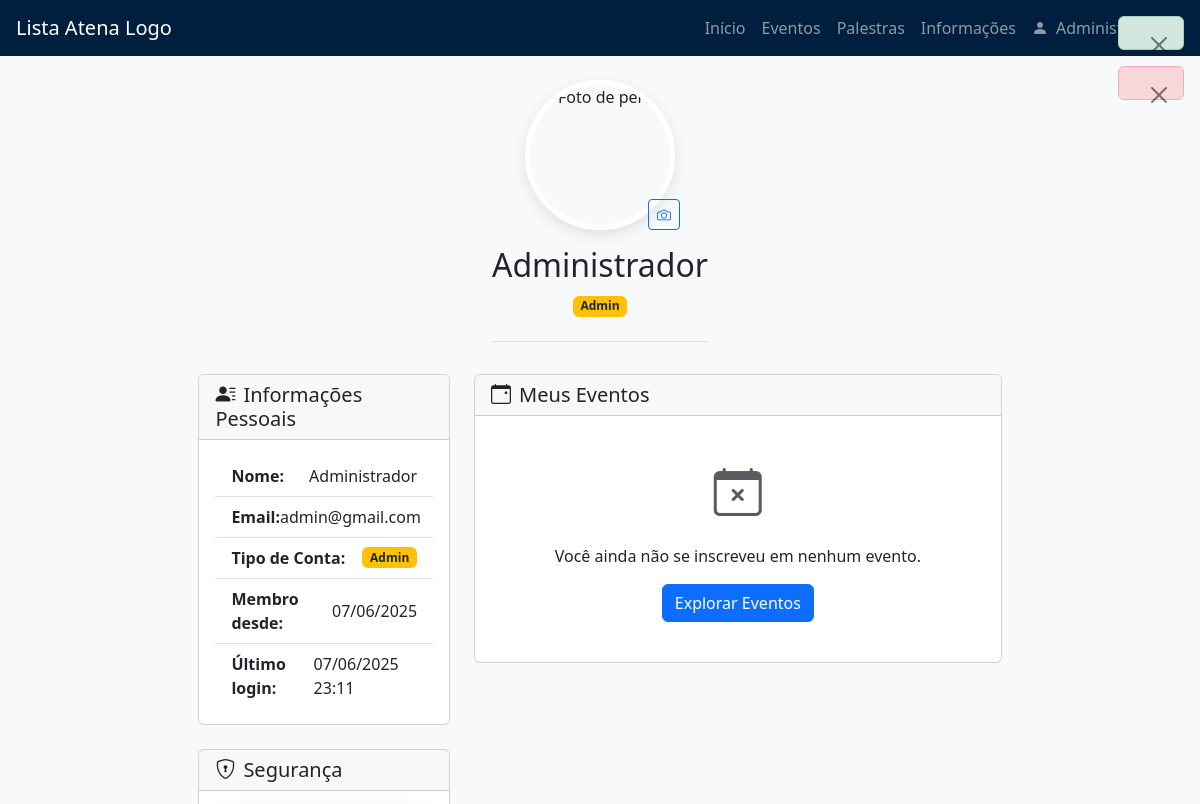
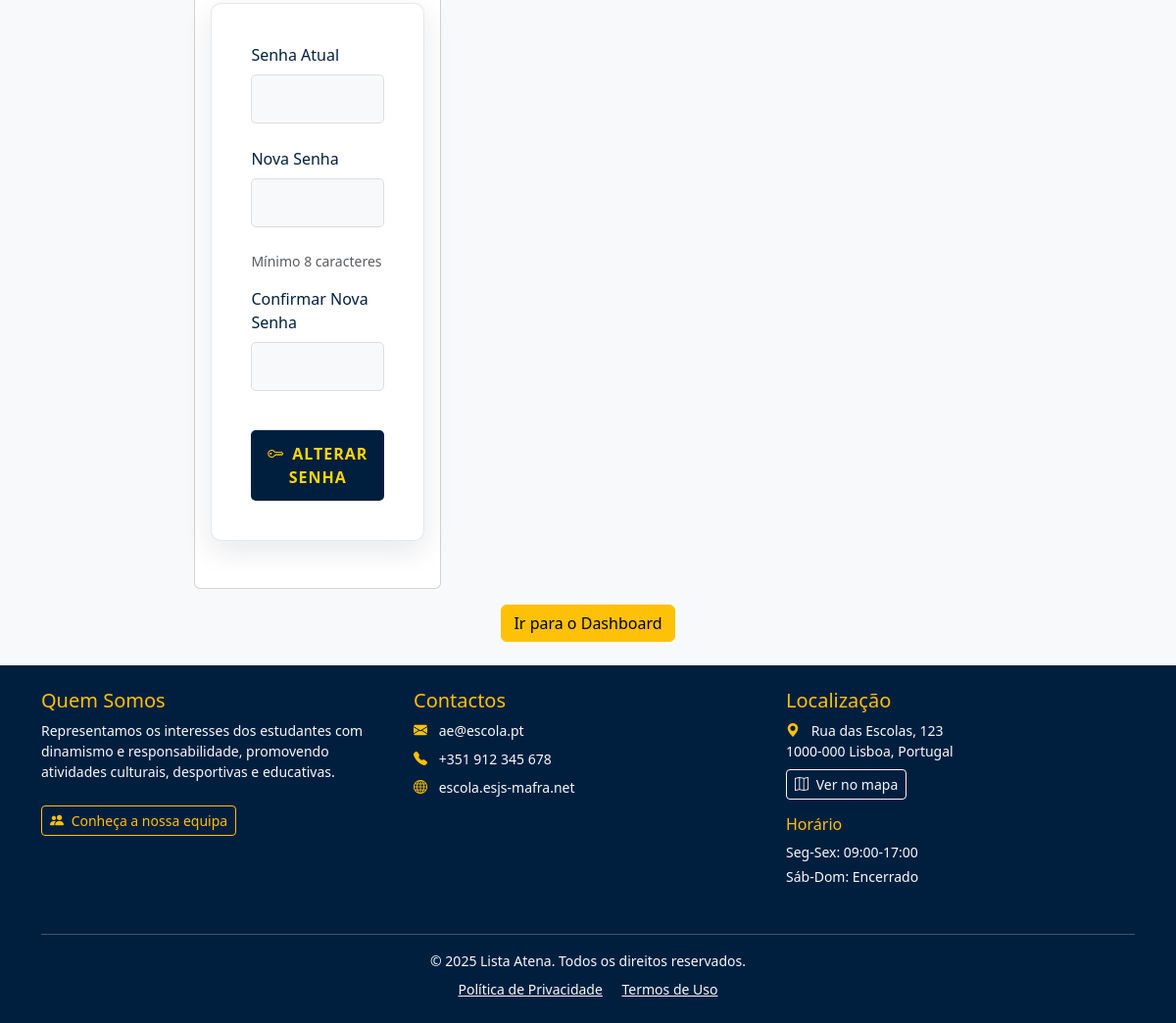
/perfil.php (signed in), run on the app's committed database (2 pictures, top to bottom).
### tables this page shows
CREATE TABLE `utilizadores` (
  `id` int(11) NOT NULL,
  `nome` varchar(100) NOT NULL,
  `email` varchar(100) NOT NULL,
  `username` varchar(50) DEFAULT NULL,
  `senha` varchar(255) NOT NULL,
  `token_ativacao` varchar(64) DEFAULT NULL,
  `tipo` enum('admin','aluno') DEFAULT 'aluno',
  `data_registo` timestamp NOT NULL DEFAULT current_timestamp(),
  `ultimo_login` timestamp NULL DEFAULT NULL,
  `ativo` tinyint(1) DEFAULT 0,
  `tentativas_login` int(11) DEFAULT 0,
  `bloqueado_ate` datetime DEFAULT NULL,
  `foto_perfil` varchar(255) DEFAULT NULL
);

### perfil.php (the view, shortened to what this page needs)
<?php
require 'includes/db.php';
$user = [
    'nome' => 'Não definido',
    'email' => 'Não definido',
    'tipo' => 'regular',
    'data_registo' => null,
    'ultimo_login' => null,
    'foto_perfil' => null
];
try {
  $stmt = $conn->prepare("SELECT
    id,
    nome,
    email,
    tipo,
    data_registo,
    ultimo_login,
    foto_perfil
    FROM utilizadores
    WHERE id = ?");
    $stmt->bind_param("i", $_SESSION['id']);
    $stmt->execute();
    $result = $stmt->get_result();
    if ($result->num_rows > 0) {
        $user = array_merge($user, $result->fetch_assoc());
    } else {
        throw new Exception("Usuário não encontrado");
    }
} catch (Exception $e) {
    $error_message = "Erro ao carregar dados: " . $e->getMessage();
    error_log($error_message);
}
?>
<!DOCTYPE html>
<html lang="pt">
<head>
  <link rel="stylesheet" href="static/perfil.css">
</head>
<body>
  <?php include 'includes/header.php'; ?>
  <main class="profile-container py-4">
    <div class="profile-header text-center">
      <div class="d-flex justify-content-center mb-3 position-relative">
        <img src="<?= !empty($user['foto_perfil']) ? 'uploads/profiles/'.htmlspecialchars($user['foto_perfil']) : 'assets/default-profile.png' ?>"
             class="profile-avatar"
             alt="Foto de perfil">
        <button class="btn btn-sm btn-outline-primary position-absolute"
                style="bottom: 0; right: calc(50% - 80px);"
                data-bs-toggle="modal"
                data-bs-target="#avatarModal">
          <i class="bi bi-camera"></i>
        </button>
      </div>
      <h1 class="h2 mb-2"><?= htmlspecialchars($user['nome']) ?></h1>
      <span class="badge bg-<?= $user['tipo'] === 'admin' ? 'warning text-dark' : 'primary' ?>">
        <?= ucfirst($user['tipo']) ?>
      </span>
    </div>
    <?php include 'includes/alerts.php'; ?>
    <div class="row">
      <div class="col-md-4">
        <?php include 'includes/profile_info_card.php'; ?>
        <?php include 'includes/profile_security_card.php'; ?>
      </div>
      <div class="col-md-8">
        <?php include 'includes/profile_events_card.php'; ?>
      </div>
    </div>
    <?php if ($user['tipo'] === 'admin'): ?>
  <div class="mt-3">
    <a href="admin/" class="btn btn-warning">
      Ir para o Dashboard
    </a>
  </div>
<?php endif; ?>
  </main>
  <?php include 'includes/footer.php'; ?>
</body>
</html>

### includes/profile_info_card.php
<div class="card mb-4">
  <div class="card-header">
    <h5 class="mb-0"><i class="bi bi-person-lines-fill me-2"></i>Informações Pessoais</h5>
  </div>
  <div class="card-body">
    <ul class="list-group list-group-flush">
      <li class="list-group-item d-flex justify-content-between align-items-center">
        <span class="fw-bold">Nome:</span>
        <span><?= htmlspecialchars($user['nome']) ?></span>
      </li>
      <li class="list-group-item d-flex justify-content-between align-items-center">
        <span class="fw-bold">Email:</span>
        <span><?= htmlspecialchars($user['email']) ?></span>
      </li>
      <li class="list-group-item d-flex justify-content-between align-items-center">
        <span class="fw-bold">Tipo de Conta:</span>
        <span class="badge bg-<?= $user['tipo'] === 'admin' ? 'warning text-dark' : 'primary' ?>">
          <?= ucfirst($user['tipo']) ?>
        </span>
      </li>
      <li class="list-group-item d-flex justify-content-between align-items-center">
        <span class="fw-bold">Membro desde:</span>
        <span><?= date('d/m/Y', strtotime($user['data_registo'])) ?></span>
      </li>
      <li class="list-group-item d-flex justify-content-between align-items-center">
        <span class="fw-bold">Último login:</span>
        <span><?= $user['ultimo_login'] ? date('d/m/Y H:i', strtotime($user['ultimo_login'])) : 'Nunca' ?></span>
      </li>
    </ul>
  </div>
</div>

### static/styles.css (style rules this page uses)
main { display: flex; flex-direction: column; align-items: center; justify-content: center; min-height: calc(100vh - 150px); padding: 2rem; background-color: #f8f9fa; }

### static/perfil.css (style rules this page uses)
:root { --primary-color: #001f3f; --secondary-color: #003366; --accent-color: #007bff; --light-color: #f8f9fa; --dark-color: #343a40; }
.profile-container { max-width: 1200px; margin: 0 auto; }
.profile-header { margin-bottom: 2rem; padding-bottom: 1.5rem; border-bottom: 1px solid rgba(0,0,0,0.1); text-align: center; }
.profile-avatar { width: 150px; height: 150px; border-radius: 50%; object-fit: cover; border: 5px solid white; box-shadow: 0 5px 15px rgba(0,0,0,0.1); }
.card-header { background-color: var(--primary-color); color: white; padding: 1rem 1.5rem; }

### data on the page
utilizadores: nome "Administrador", tipo "Admin", email "admin@gmail.com", data_registo "07/06/2025", ultimo_login "07/06/2025 23:11"

### other printed values
$_SESSION['nome'] "Administrador"
